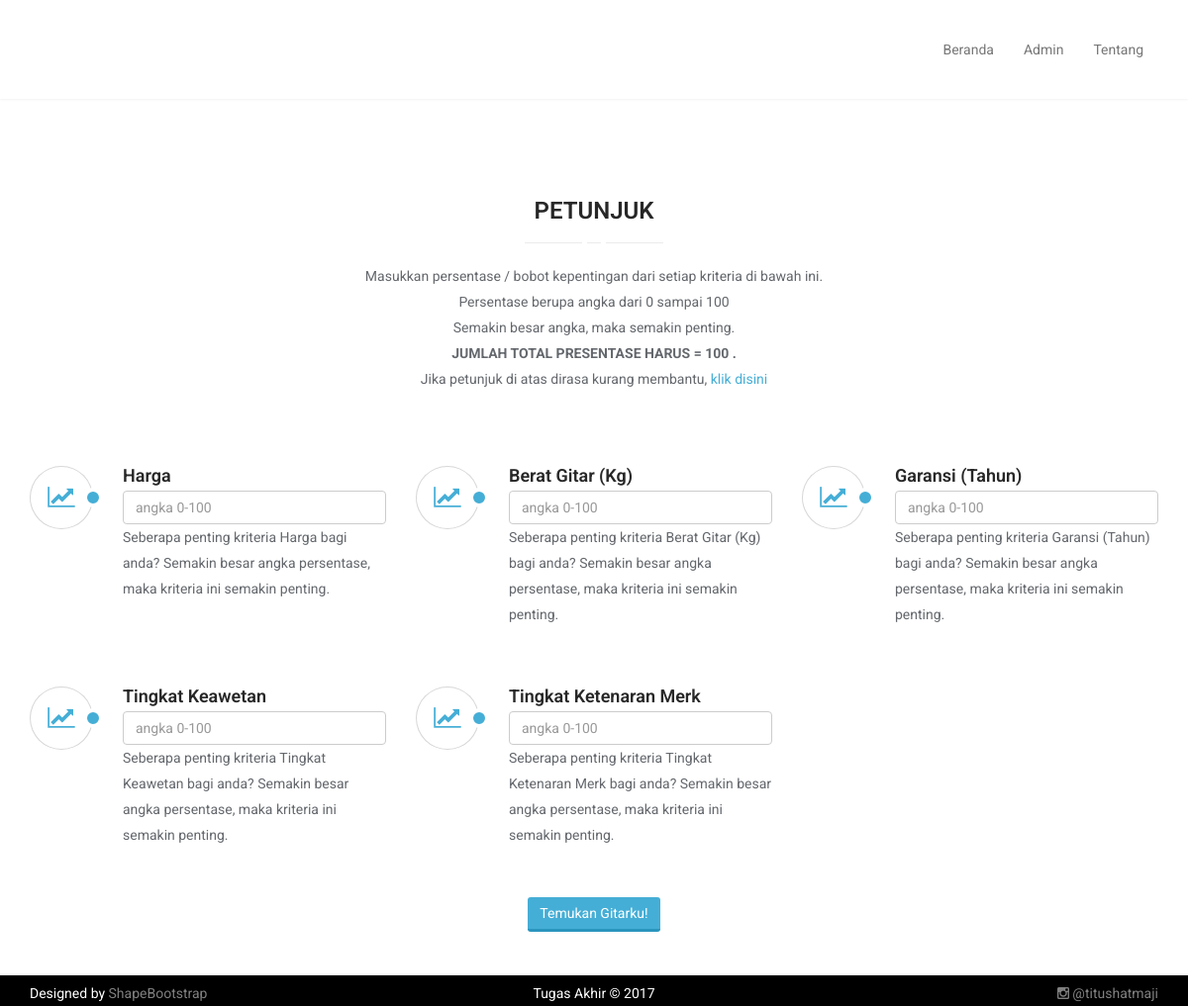
The page /pengguna.php on the database its author committed.
### tables this page shows
CREATE TABLE `kriteria` (
  `kode_kri` varchar(20) NOT NULL,
  `nama_kri` varchar(50) NOT NULL,
  `tipe_kri` varchar(10) NOT NULL
);

### controller/c_kriteria.php (called while the page is built, shortened)
<?php
include_once 'model/m_kriteria.php';
$config = new koneksi();
$db = $config -> getConnection();
$eks = new Kriteria($db);
?>

### model/m_kriteria.php (called while the page is built, shortened)
<?php
class Kriteria{
	private $conn;
	private $table_name = "kriteria";
	public function __construct($db){
		$this->conn = $db;
	}
	function readAll(){
		$query = "SELECT * FROM ".$this->table_name." ORDER BY kode_kri ASC";
		$stmt = $this->conn->prepare( $query );
		$stmt->execute();
		return $stmt;
	}
}
?>

### pengguna.php (the view, shortened to what this page needs)
<?php
    include 'layout/header.php';
    include_once 'controller/c_kriteria.php';
    $stmt = $eks->readAll();
        ?>
    <section id="services" >
        <div class="container">
            <div class="section-header">
                <h2 class="section-title text-center wow fadeInDown">Petunjuk</h2>
                <p class="text-center wow fadeInDown">Masukkan persentase / bobot kepentingan dari setiap kriteria di bawah ini.<br> Persentase berupa angka dari 0 sampai 100
                <br> Semakin besar angka, maka semakin penting.
                <br> <b> JUMLAH TOTAL PRESENTASE HARUS = 100 . </b>
                <br> Jika petunjuk di atas dirasa kurang membantu, <a href="petunjuk.php">klik disini</a> </p>
            </div>
            <form method="post" action="hasil.php">
            <div class="form-group">
            <div class="row">
                <div class="features">
                <?php while($row = $stmt->fetch(PDO::FETCH_ASSOC)){ ?>
                    <div class="col-md-4 col-sm-6 wow fadeInUp" data-wow-duration="300ms" data-wow-delay="0ms">
                        <div class="media service-box">
                            <div class="pull-left">
                                <i class="fa fa-line-chart"></i>
                            </div>
                            <div class="media-body">
                                <h4 class="media-heading"><?php echo $row['nama_kri'] ?></h4>
                                <input type="text" class="form-control" id="bobot[]" name="bobot[]" required placeholder="angka 0-100">
                                <p>Seberapa penting kriteria <?php echo $row['nama_kri'] ?> bagi anda? Semakin besar angka persentase, maka kriteria ini semakin penting.
                                </p>
                            </div>
                        </div>
                    </div>
                <?php } ?>
                </div>
            </div>
            </div>
            <div class="text-center">
            <button type="submit" class="btn btn-primary">Temukan Gitarku!</button>
            </div>
            </form>
        </div>
    </section>
<?php
    include 'layout/footer.php';
?>

### assets/css/main.css (style rules this page uses)
body { padding-top: 100px; background: #fff; font-family: 'Roboto', sans-serif; font-weight: 400; color: #64686d; line-height: 26px; }
h1, h2, h3, h4, h5, h6 { font-weight: 600; font-family: 'Roboto', sans-serif; color: #272727; }
a { text-decoration: none; color: #45aed6; -webkit-transition: color 400ms, background-color 400ms; -moz-transition: color 400ms, background-color 400ms; -o-transition: color 400ms, background-color 400ms; transition: color 400ms, background-color 400ms; }
.section-header { margin-bottom: 50px; }
.section-header .section-title { font-size: 24px; color: #272727; text-transform: uppercase; position: relative; padding-bottom: 20px; margin: 0 0 20px; }
.section-header .section-title:before { content: ""; position: absolute; width: 140px; bottom: 0; left: 50%; margin-left: -70px; height: 1px; background: #ebebeb; }
.section-header .section-title:after { content: ""; position: absolute; width: 24px; height: 24px; bottom: -11px; left: 50%; margin-left: -12px; border: 5px solid #fff; border-radius: 20px; }
.btn { border-width: 0; border-bottom-width: 3px; border-radius: 3px; }
.btn.btn-primary { background: #45aed6; border-color: #2a95be; }
#services { padding: 100px 0 75px; }
.media.service-box { margin: 25px 0; }
.media.service-box .pull-left { margin-right: 20px; }
.media.service-box .pull-left > i { font-size: 24px; height: 64px; line-height: 64px; text-align: center; width: 64px; border-radius: 100%; color: #45aed6; box-shadow: inset 0 0 0 1px #d7d7d7; -webkit-box-shadow: inset 0 0 0 1px #d7d7d7; transition: background-color 400ms, background-color 400ms; position: relative; }
.media.service-box .pull-left > i:after { content: ""; position: absolute; width: 20px; height: 20px; top: 50%; margin-top: -10px; right: -10px; border: 4px solid #fff; border-radius: 20px; background: #45aed6; }
.form-control { box-shadow: none; -webkit-box-shadow: none; }

### rows shown on the page
kriteria: nama_kri "Harga"
kriteria: nama_kri "Berat Gitar (Kg)"
kriteria: nama_kri "Garansi (Tahun)"
kriteria: nama_kri "Tingkat Keawetan"
kriteria: nama_kri "Tingkat Ketenaran Merk"
